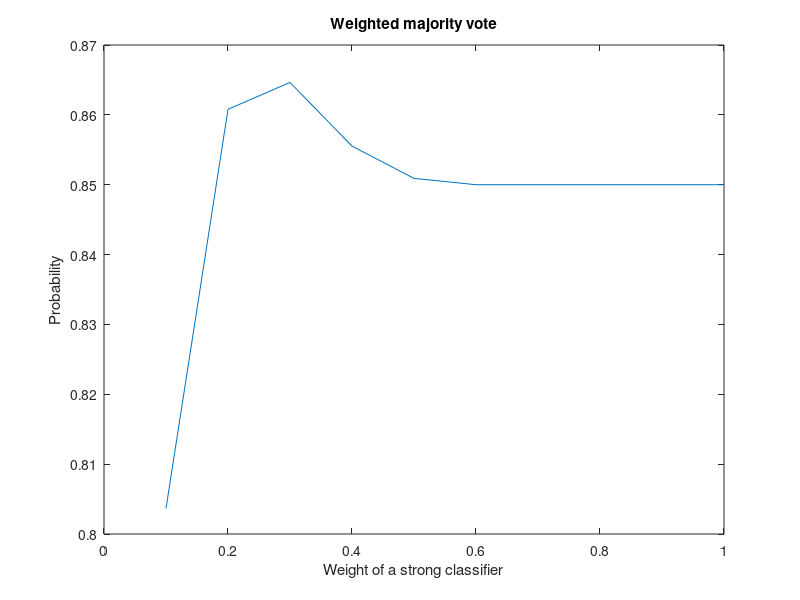

The MATLAB script that drew this image:
c=10;
p=0.6;
p2=0.85;

% 3.a) 

function out=majority_vote(c,p,p2)
  out = 0;
  #cases when strong classifier predicted correct
  for i = (floor(c/2)):c
    coeff = nchoosek(c,i);
    out = out + (coeff*power(p,i)*power((1-p),(c-i))*p2);
  end
  #cases when strong classifier predicted wrong 
  for i = (floor(c/2)+1):c
    coeff = nchoosek(c,i);
    out = out + (coeff*power(p,i)*power((1-p),(c-i))*(1-p2));
  end
end

majority_vote(c,p,p2)

% 3.b)

# link to the literature:  http://www.ccas.ru/voron/download/books/machlearn/kuncheva04combining.pdf
# pages 123 and on 


# my idea: assigning weights in range [0.1, 1] to strong classifier 
# and then (1-that weight) divided by 10 to get weight for each of the weak classifier
# also , again 2 cases, when strong class. predicting correct and predicting wrong, and then sum those two 
function out=weighted_majority_vote(c,p,p2,w1)
  #######    1.)for the case when strong classifier is always right
  
  #w1 is the weight of strong classifier
  #w2 is the weight of each of the weak classifiers
  w2=(1-w1)/c; # 1-weight_strong_clf divided by 10 (number of weak clf), so each weak clf has the same weight
  the_rest=1-w1 ; # this is how much is left when we subtract the weight of str.clf.; when it is below 0.5 it means we have majority
  count=0;
  #to get a majority of weight, we need to have sum of weights over 0.5
  while (the_rest>0.5)
    the_rest=the_rest-w2;
    #count will represent the min. amount of weak classifiers we need (together with the strong clf.) to have a majority
    count=count+1;
  endwhile
  # out is Pr_maj
  out = 0;
  for i = count:c
    coeff = nchoosek(c,i);
    out = out + (coeff*power(p,i)*power((1-p),(c-i))*p2);
  end
  
  ###### 2.) for case when strong class.predicts wrong
  
  rest=1;
  # count2 will be the minimum amount of weak classifiers we need to have a majority ( strong clf.predicted wrong)
  count2=0;
  # just a flag_var for easier computing after
  flag = 0;
  # now we subtract from 1 (rest) weigths of each week classifier to see how many of them we need to obtain the majority
  while (rest>0.5)
    rest=rest-w2;
    # count2 same as count, minimum amount of weak classifiers
    count2=count2+1;
    # this case below means that there is no possibility for majority vote for correct decision when strong classifier predicts wrong ( no combinations 
    # so Pr = 0) 
    if((count2==c) && (rest>=0.5))  #all weak classifiers are correct, but their weights are still lower or equal to 0.5 
      flag = 1;
      break
    end
  endwhile
  
  if (flag==1) # no combinations, no probability
    out=out+0;
  end 
  if (flag==0) #majority of weak classifiers accomplished 
    for i = count2:c
    coeff = nchoosek(c,i);
    out = out + (coeff*power(p,i)*power((1-p),(c-i))*(1-p2));
    end
  end    
end

# assigning weights from 0.1 to 1 for strong classifier
x = 0.1 : 0.1 : 1;
pr=[];
for i= 1:length(x)
  pr = [pr,weighted_majority_vote(c,p,p2,x(i))];
endfor
figure(1)
plot(x,pr)
title("Weighted majority vote")
xlabel("Weight of a strong classifier")
ylabel("Probability")


